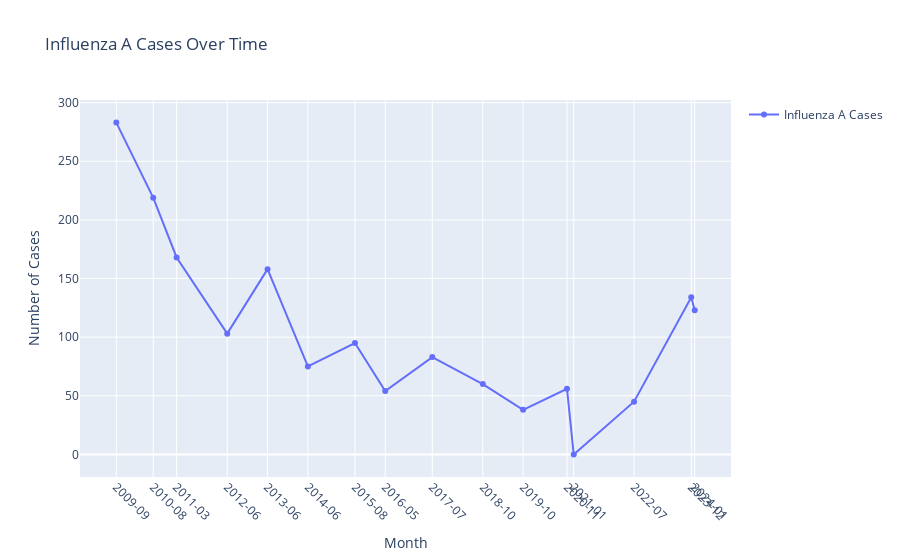

Notebook cell for this chart:
### Code cell
import plotly.graph_objects as go
fig = go.Figure()
 
fig.add_trace(go.Scatter(x=max_values['Month'], y=max_values['Influenza A - All types of surveillance'], mode='lines+markers', name='Influenza A Cases'))
 
fig.update_layout(
    title='Influenza A Cases Over Time',
    xaxis=dict(
        title='Month',
        tickvals=max_values['Month'],  
        tickformat='%Y-%m',
        tickangle=45,
    ),
    yaxis=dict(title='Number of Cases'),
    showlegend=True,
)
 
# Show plot
fig.show()

### Figure 1 — Plotly figure (JSON) as saved in the notebook; plotly's stock layout.template omitted (floating-point values rounded to 4 significant figures)
{"data": [{"mode": "lines+markers", "name": "Influenza A Cases", "type": "scatter", "x": ["2009-09-01T00:00:00", "2010-08-01T00:00:00", "2011-03-01T00:00:00", "2012-06-01T00:00:00", "2013-06-01T00:00:00", "2014-06-01T00:00:00", "2015-08-01T00:00:00", "2016-05-01T00:00:00", "2017-07-01T00:00:00", "2018-10-01T00:00:00", "2019-10-01T00:00:00", "2020-11-01T00:00:00", "2021-01-01T00:00:00", "2022-07-01T00:00:00", "2023-12-01T00:00:00", "2024-01-01T00:00:00"], "y": [283, 219, 168, 103, 158, 75, 95, 54, 83, 60, 38, 56, 0, 45, 134, 123]}], "layout": {"showlegend": true, "title": {"text": "Influenza A Cases Over Time"}, "xaxis": {"tickangle": 45, "tickformat": "%Y-%m", "tickvals": ["2009-09-01T00:00:00", "2010-08-01T00:00:00", "2011-03-01T00:00:00", "2012-06-01T00:00:00", "2013-06-01T00:00:00", "2014-06-01T00:00:00", "2015-08-01T00:00:00", "2016-05-01T00:00:00", "2017-07-01T00:00:00", "2018-10-01T00:00:00", "2019-10-01T00:00:00", "2020-11-01T00:00:00", "2021-01-01T00:00:00", "2022-07-01T00:00:00", "2023-12-01T00:00:00", "2024-01-01T00:00:00"], "title": {"text": "Month"}}, "yaxis": {"title": {"text": "Number of Cases"}}}}
